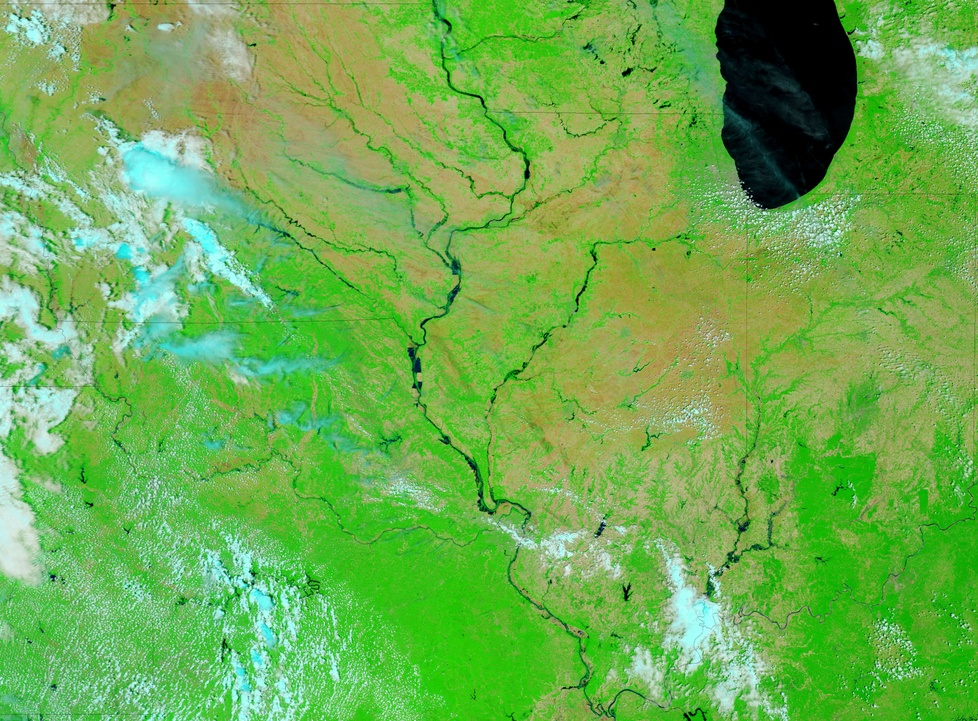
%> input picture Aerial image/0.jpg, 978 x 721 px, shrunk from 3977 x 2934 before the run
$ octave testByAxin_dwtsvd.m   (GNU Octave 9; MATLAB toolbox functions it lacks are replaced by stand-ins)
%> lines starting %> are read from the running program, lines starting %| are printed output that depends on the picture
%> further down, originalImage is the input picture: size 721x978x3 uint8; mean R, G, B 109.6, 173.8, 80.2
### Matlab/GHE_color.m
function [res]=GHE_color(sourcePic)

    [m,n,o]=size(sourcePic);
    %figure,imshow(sourcePic,[]);
    %grayPic=rgb2gray(sourcePic);
    grayPic=sourcePic(:,:,1);
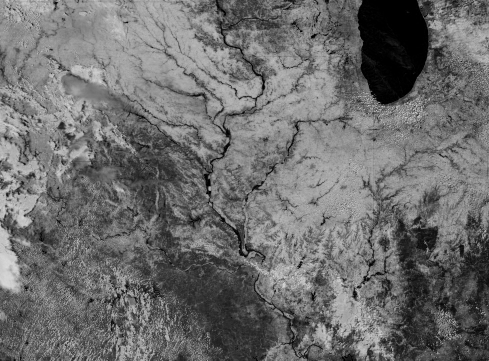
%> grayPic: size 721x978 uint8 (shown at 1/2 size); min 0, max 228, mean 109.6

    gp=zeros(1,256); %计算各灰度出现的概率
    for i=1:256
        gp(i)=length(find(grayPic==(i-1)))/(m*n);
    end
%> after the loop, gp = 256 values, max 0.0212 at index 1, min 0 at index 227, mean 0.00391

    newGp=zeros(1,256); %计算新的各灰度出现的概率
    S1=zeros(1,256);
    S2=zeros(1,256);
    tmp=0;
    for i=1:256
        tmp=tmp+gp(i);
        S1(i)=tmp;
        S2(i)=round(S1(i)*256);
    end
%> this loop made 256 passes
%> tmp on passes 1 to 3: 0.0212, 0.0251, 0.0274
%> after the loop, S1 = 256 values from 0.0212 to 1; S2 = 256 values from 5 to 256; tmp = 1
    for i=1:256
        newGp(i)=sum(gp(find(S2==i)));
    end
%> after the loop, newGp = 256 values, max 0.0212 at index 5, min 0 at index 1, mean 0.00391

    newGrayPic=grayPic; %填充各像素点新的灰度值
    for i=1:256
        newGrayPic(find(grayPic==(i-1)))=S2(i);
    end
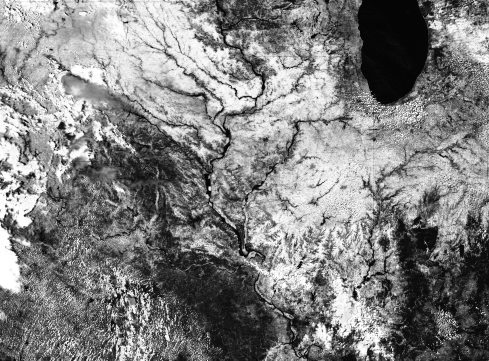
%> newGrayPic: size 721x978 uint8 (shown at 1/2 size); min 5, max 255, mean 128.9
    nr=newGrayPic;


    grayPic=sourcePic(:,:,2);

    gp=zeros(1,256); %计算各灰度出现的概率
    for i=1:256
        gp(i)=length(find(grayPic==(i-1)))/(m*n);
    end
%> after the loop, gp = 256 values, max 0.0259 at index 177, min 6.52e-05 at index 71, mean 0.00391

    newGp=zeros(1,256); %计算新的各灰度出现的概率
    S1=zeros(1,256);
    S2=zeros(1,256);
    tmp=0;
    for i=1:256
        tmp=tmp+gp(i);
        S1(i)=tmp;
        S2(i)=round(S1(i)*256);
    end
%> this loop made 256 passes
%> tmp on passes 1 to 3: 0.0127, 0.0151, 0.0164
%> after the loop, S1 = 256 values from 0.0127 to 1; S2 = 256 values from 3 to 256; tmp = 1
    for i=1:256
        newGp(i)=sum(gp(find(S2==i)));
    end
%> after the loop, newGp = 256 values, max 0.0259 at index 124, min 0 at index 1, mean 0.00391

    newGrayPic=grayPic; %填充各像素点新的灰度值
    for i=1:256
        newGrayPic(find(grayPic==(i-1)))=S2(i);
    end
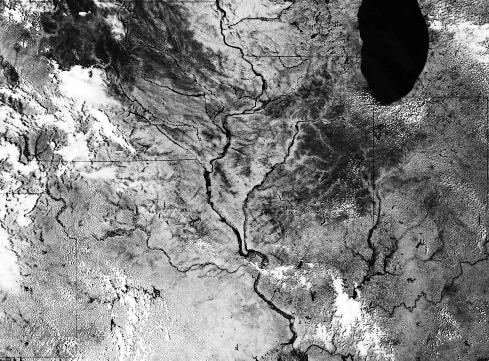
%> newGrayPic: size 721x978 uint8 (shown at 1/2 size); min 3, max 255, mean 130.1
    ng=newGrayPic;


    grayPic=sourcePic(:,:,3);

    gp=zeros(1,256); %计算各灰度出现的概率
    for i=1:256
        gp(i)=length(find(grayPic==(i-1)))/(m*n);
    end
%> after the loop, gp = 256 values, max 0.0172 at index 1, min 9.64e-05 at index 255, mean 0.00391

    newGp=zeros(1,256); %计算新的各灰度出现的概率
    S1=zeros(1,256);
    S2=zeros(1,256);
    tmp=0;
    for i=1:256
        tmp=tmp+gp(i);
        S1(i)=tmp;
        S2(i)=round(S1(i)*256);
    end
%> this loop made 256 passes
%> tmp on passes 1 to 3: 0.0172, 0.0193, 0.0224
%> after the loop, S1 = 256 values from 0.0172 to 1; S2 = 256 values from 4 to 256; tmp = 1
    for i=1:256
        newGp(i)=sum(gp(find(S2==i)));
    end
%> after the loop, newGp = 256 values, max 0.0172 at index 4, min 0 at index 1, mean 0.00391

    newGrayPic=grayPic; %填充各像素点新的灰度值
    for i=1:256
        newGrayPic(find(grayPic==(i-1)))=S2(i);
    end
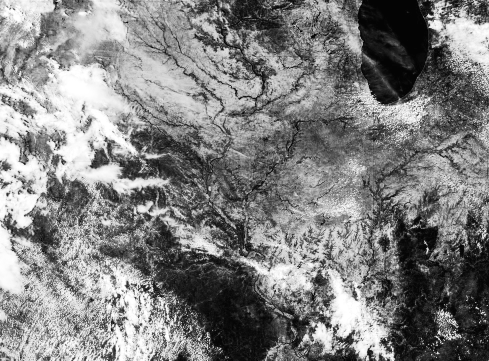
%> newGrayPic: size 721x978 uint8 (shown at 1/2 size); min 4, max 255, mean 128.9
    nb=newGrayPic;


    res=cat(3,nr,ng,nb);
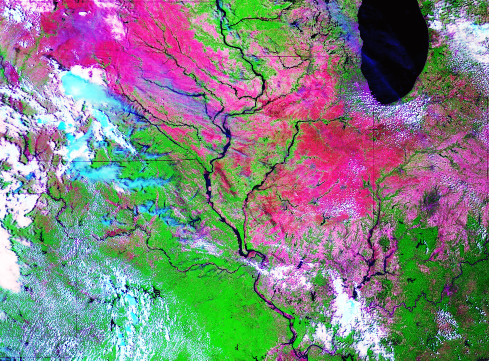
%> res: size 721x978x3 uint8 (shown at 1/2 size); mean R, G, B 128.9, 130.1, 128.9
%    figure,imshow(res,[]);
end

### Matlab/testByAxin_dwtsvd.m
% 南村群童欺我老无力 印度阿三坑我！
clear all;
close all;
clc;
%%
originalImage=imread('C:\Users\Administrator\Documents\GitHub\svd-image-enhancement\Aerial image\0.jpg');
figure;imshow(originalImage);
%originalImage=im2double(originalImage);            %把图像unit8转换成double精度类型 参考：https://blog.csdn.net/colddie/article/details/6684834

%% PART ONE: dwt of originalImage->LL1 LH1 HL1 HH1(r g b) ,and then svd of LL->
%   U1 ,sigema1 and V1
%%%%%%%%%%%%
[LLr   HLr    LHr    HHr] = dwt2(originalImage(:,:,1), 'haar');  %red channel
[Ur    Sr     Vr         ] = svd(LLr, 'econ');                   %LLr = U*S*V'.
[LLg   HLg    LHg    HHg] = dwt2(originalImage(:,:,2), 'haar');  %gree channel
[Ug    Sg     Vg         ] = svd(LLr, 'econ');
[LLb   HLb    LHb    HHb] = dwt2(originalImage(:,:,3), 'haar');  %blue channel
[Ub    Sb     Vb         ] = svd(LLb, 'econ');


%% PART TWO: GHE(general histogram equalization) of originalImage->gheImage
%               and then ,dwt of gheImage->LL2 LH2 HL2 HH2 ,and then svd of LL->
%               U2 ,sigema2 and V2
%%%%%%%%%%%%
gheImage=GHE_color(originalImage);                  %
figure;imshow(gheImage,[]);
[LLrGHE   HLrGHE    LHrGHE    HHrGHE] = dwt2(gheImage(:,:,1), 'haar');  %red channel
[LLgGHE   HLgGHE    LHgGHE    HHgGHE] = dwt2(gheImage(:,:,2), 'haar');  %gree channel
[LLbGHE   HLbGHE    LHbGHE    HHbGHE] = dwt2(gheImage(:,:,3), 'haar');  %blue channel
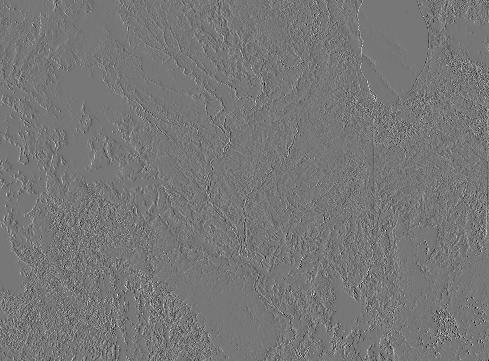
%> LHbGHE: size 361x489 double; min -193, max 220.5, mean 0.3; drawn with min black and max white
[UrGHE    SrGHE     VrGHE         ] = svd(LLrGHE, 'econ');
[UgGHE    SgGHE     VgGHE         ] = svd(LLgGHE, 'econ');
[UbGHE    SbGHE     VbGHE         ] = svd(LLbGHE, 'econ');


%% PART THREE:
ParaOfWei=1; %parameter of weight
tmpr=0;
tmpg=0;
tmpb=0;

tmpGHEr=0;
tmpGHEg=0;
tmpGHEb=0;

for wi=1:ParaOfWei
    tmpr=Sr(wi,wi)+tmpr;
    tmpg=Sg(wi,wi)+tmpg;
    tmpb=Sb(wi,wi)+tmpb;

    tmpGHEr=SrGHE(wi,wi)+tmpGHEr;
    tmpGHEg=SgGHE(wi,wi)+tmpGHEg;
    tmpGHEb=SbGHE(wi,wi)+tmpGHEb;

end
%> this loop made 1 pass
%> (tmpr, tmpg, tmpb, tmpGHEr, tmpGHEg, tmpGHEb) on pass 1: (93819.9, 93819.9, 71263.4, 111958.2, 113595.8, 113001.8)
weight_r=tmpGHEr/tmpr;
%> weight_r = 1.19
weight_g=tmpGHEg/tmpg;
%> weight_g = 1.21
weight_b=tmpGHEb/tmpb;
%> weight_b = 1.59


newSr=weight_r*Sr;
newSg=weight_g*Sg;
newSb=weight_b*Sb;

newLLr=Ur*newSr*Vr';
newLLg=Ug*newSg*Vg';
newLLb=Ub*newSb*Vb';


newImage_r = idwt2(newLLr, HLr, LHr, HHr, 'haar');
newImage_g = idwt2(newLLg, HLg, LHg, HHg, 'haar');
newImage_b = idwt2(newLLb, HLb, LHb, HHb, 'haar');

% [6 lines of commented-out code are left out]

testImage=cat(3,newLLr,newLLg,newLLb);
newImage=cat(3,newImage_r,newImage_g,newImage_b);
figure,imshow(uint8(newImage));
%> after `imshow(uint8(newImage))`:
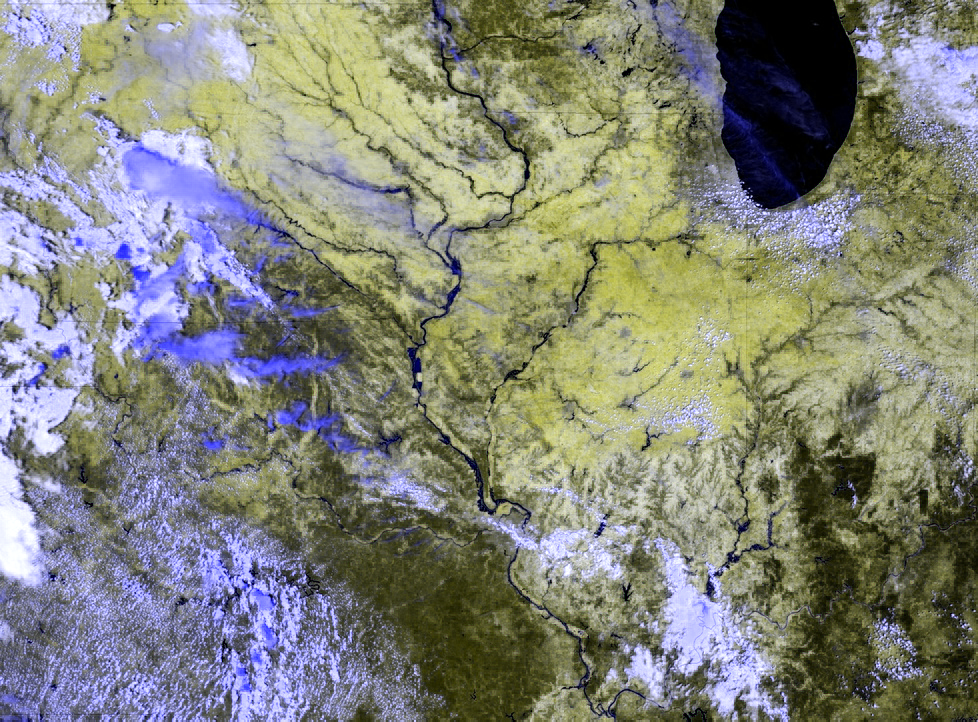
%> displayed picture: size 722x978x3, on the screen's scale of 0 to 255; mean R, G, B 130.7, 132.7, 121.9

% [11 lines of commented-out code are left out]
%%
% [LL, HL, LH, HH] = dwt2(originalImage, 'haar');
% finalImage = idwt2(LL, HL, LH, HH, 'haar');
% finalImage=im2uint8(finalImage);  %把矩阵double转换成uint8类型
% figure;imshow(finalImage);

$ run again, with Aerial image/11.jpg copied over Aerial image/0.jpg
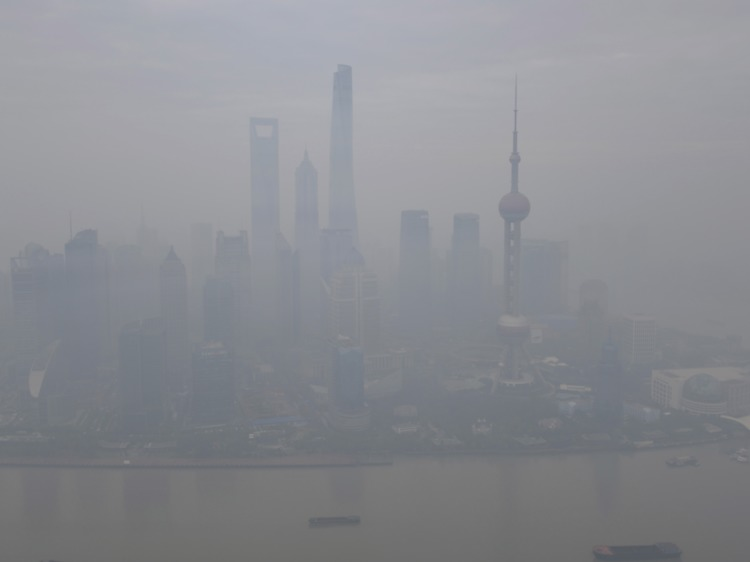
%> input picture Aerial image/11.jpg, 750 x 562 px
%> originalImage is the input picture: size 562x750x3 uint8; mean R, G, B 138.6, 140.5, 145.7
%> after the loop in GHE_color, `for i=1:256`: gp = 256 values, max 0.0285 at index 166, min 0 at index 1, mean 0.00391
%> after the loop in GHE_color, `for i=1:256`: S1 = 256 values from 0 to 1; S2 = 256 values from 0 to 256; tmp = 1
%> after the loop in GHE_color, `for i=1:256`: newGp = 256 values, max 0.0285 at index 219, min 0 at index 4, mean 0.0039
%> after the loop in GHE_color, `for i=1:256`: gp = 256 values, max 0.0307 at index 164, min 0 at index 1, mean 0.00391
%> after the loop in GHE_color, `for i=1:256`: tmp = 1
%> after the loop in GHE_color, `for i=1:256`: newGp = 256 values, max 0.0307 at index 207, min 0 at index 4, mean 0.0039
%> after the loop in GHE_color, `for i=1:256`:
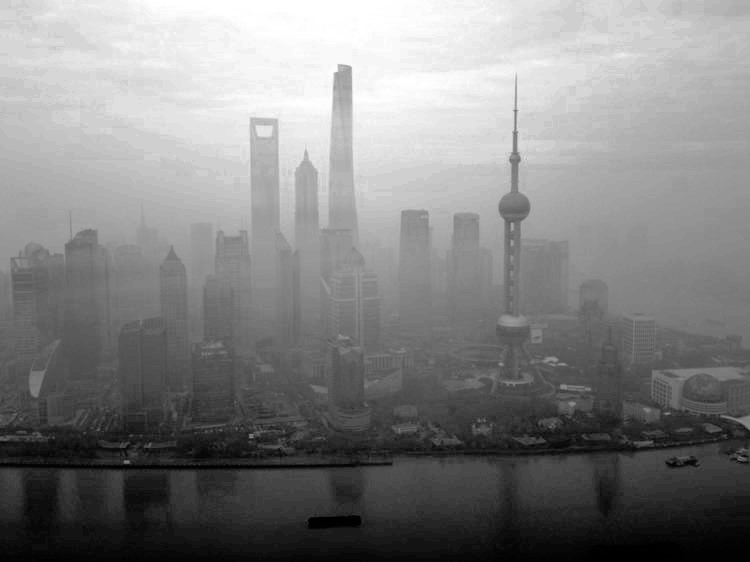
%> newGrayPic: size 562x750 uint8; min 0, max 255, mean 130.2; mean of the top-left, top-right, bottom-left and bottom-right quarters 199.3, 187.7, 64.5, 69.2
%> after the loop in GHE_color, `for i=1:256`: gp = 256 values, max 0.0246 at index 119, min 0 at index 1, mean 0.00391
%> after the loop in GHE_color, `for i=1:256`: tmp = 1
%> after the loop in GHE_color, `for i=1:256`: newGp = 256 values, max 0.0246 at index 38, min 0 at index 3, mean 0.0039
%> `[LLrGHE   HLrGHE    LHrGHE    HHrGHE] = dwt2(gheImage(:,:,1), 'haar');`:
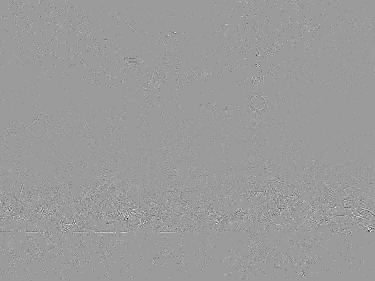
%> HHrGHE: size 281x375 double; min -26.5, max 17, mean -2.37e-05; drawn with min black and max white
%> the loop `for wi=1:ParaOfWei` made 1 pass
%> (tmpr, tmpg, tmpb, tmpGHEr, tmpGHEg, tmpGHEb) on pass 1: (91067, 91067, 95717.2, 96663.6, 96840.5, 96799.3)
%> weight_r = 1.06
%> weight_b = 1.01

$ run again, with Aerial image/111.jpg copied over Aerial image/0.jpg
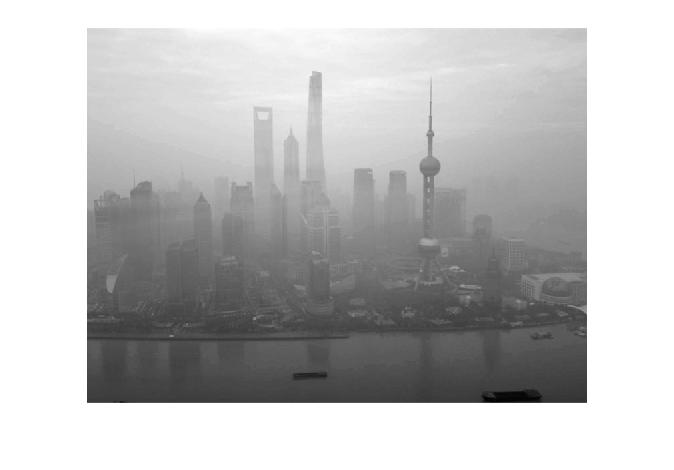
%> input picture Aerial image/111.jpg, 674 x 470 px
%> originalImage is the input picture: size 470x674x3 uint8; min 0, max 255, mean 191.4
%> after the loop in GHE_color, `for i=1:256`: gp = 256 values, max 0.398 at index 256, min 3.16e-06 at index 2, mean 0.00391
%> the loop in GHE_color, `for i=1:256` made 256 passes
%> tmp on passes 1 to 3: 9.47e-06, 1.26e-05, 1.89e-05
%> after the loop in GHE_color, `for i=1:256`: S1 = 256 values from 9.47e-06 to 1; S2 = 256 values from 0 to 256; tmp = 1
%> after the loop in GHE_color, `for i=1:256`: newGp = 256 values, max 0.398 at index 256, min 0 at index 6, mean 0.0039
%> after the loop in GHE_color, `for i=1:256`:
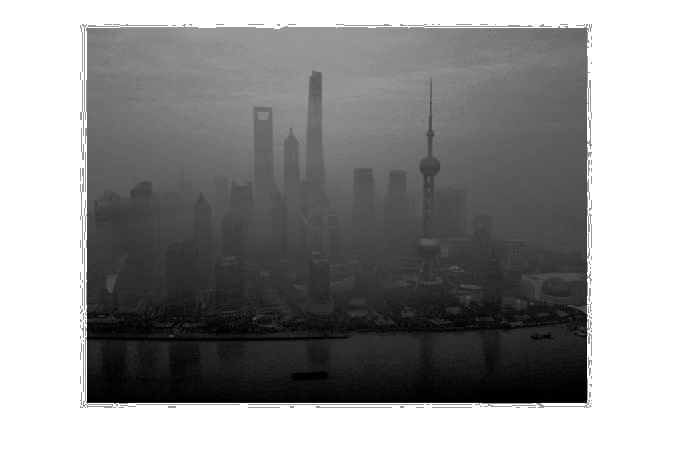
%> newGrayPic: size 470x674 uint8; min 0, max 255, mean 148.2
%> after the loop in GHE_color, `for i=1:256`: tmp = 1
%> the loop `for wi=1:ParaOfWei` made 1 pass
%> (tmpr, tmpg, tmpb, tmpGHEr, tmpGHEg, tmpGHEb) on pass 1: (112550.3, 112550.3, 112550.3, 93714.2, 93714.2, 93714.2)
%> weight_r = 0.833
%> `imshow(uint8(newImage))`:
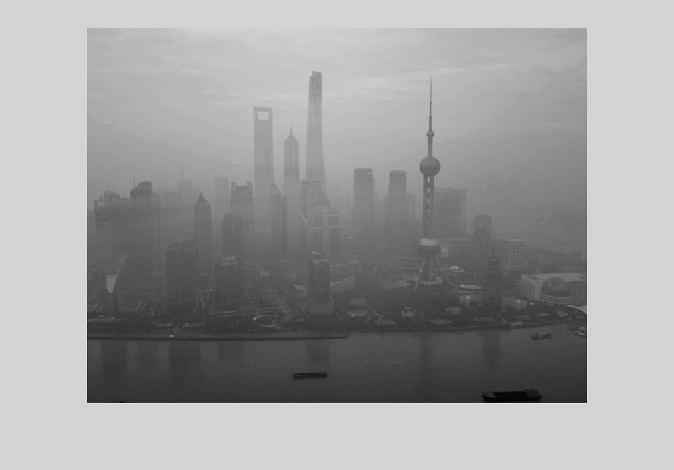
%> displayed picture: size 470x674x3, on the screen's scale of 0 to 255; min 0, max 230, mean 159.2
